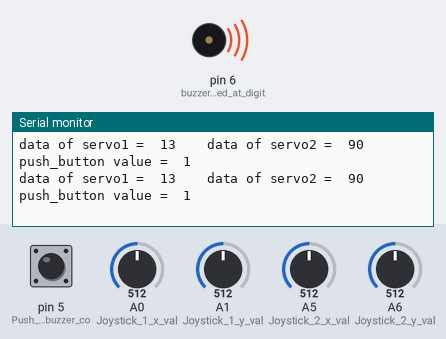
The sketch below on a simulated Arduino Nano, built with avr-gcc and run on an emulated ATmega328P. On the bench: buzzer (waves = sounding), the last lines printed to the serial monitor. The test bench sets the inputs (shaded band); at power-on: A0 (Joystick_1_x_val) = 512, A5 (Joystick_2_x_val) = 512, pin 5 (Push_button_for_buzzer_co) HIGH, A1 (Joystick_1_y_val) = 512, A6 (Joystick_2_y_val) = 512. No radio packets arrive unless stated.

Above: at 4.2 s.
4.3 s: A0 (Joystick_1_x_val) set to 734
At 4.5 s:
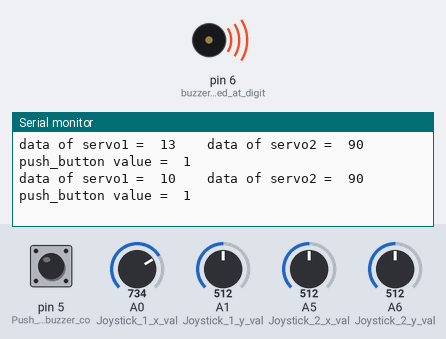
7.3 s: A0 (Joystick_1_x_val) set to 769
At 7.34 s:
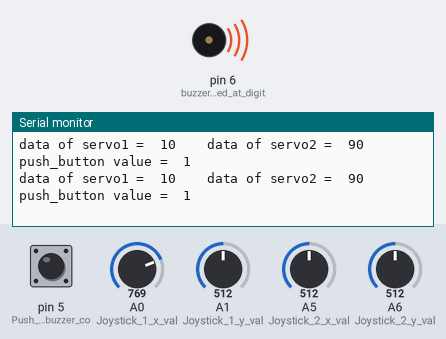
10.3 s: A5 (Joystick_2_x_val) set to 476
At 10.3 s:
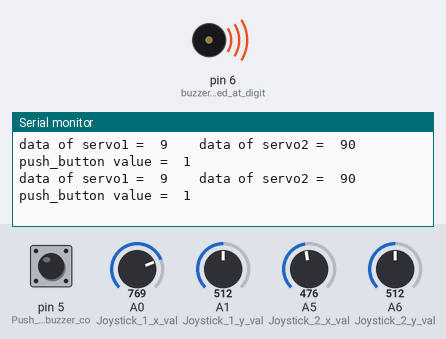
13.3 s: A5 (Joystick_2_x_val) set to 442
At 13.32 s:
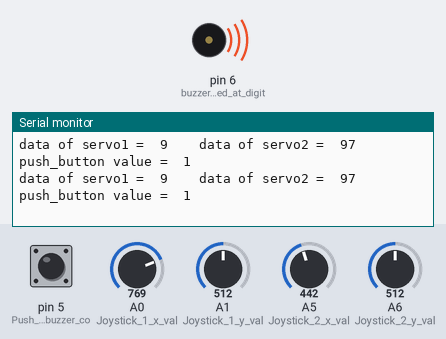
Timing chart, 0 to 16.3 s (numbered marks = the images above; inputs shaded):
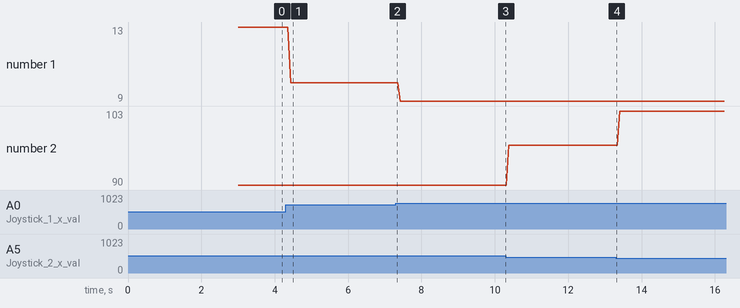

The sketch:

fish_transmitter.ino
```cpp
 /* ▪  * Team Id:      PF#47
 ▪  * Author List:     Harshit Sharma, Aniket nayak, Rohan Shani,Lakshay goyal
 ▪  * Filename:       fish_transmitter
 ▪  * Theme:           PATROL FISH
 ▪  * Functions:       DataPackage,setup(),loop(),buzzer_initial() \
 ▪  * Global Variables:  int joy1_Xval, joy2_Yval, joy1_Yval, joy2_Xval,push_button;
                         const byte address;
                         char back_fin,front_fin;  */
#include<RF24.h>
#include<SPI.h>
#include<nRF24L01.h>
int joy1_Xval, joy2_Yval, joy1_Yval, joy2_Xval,push_button;//returns integer value
const byte address[6]="00010";
char back_fin,front_fin;
RF24 radio(7,8);

/* ▪  * Function Name: DataPackage()
 ▪  * Input:     none
 ▪  * Output:    value of 2 bytes
 ▪  * Logic:     contains data in form of byte(joystick values) for radio communication
 ▪  * Example Call:   DataPackage() */
struct DataPackage{
 byte servo1;
 byte servo2;
};

DataPackage data;

 /* ▪  * Function Name: setup()
 ▪  * Input:     none
 ▪  * Output:    none
 ▪  * Logic:     initiates serial communication and radio communication
                 and reads joystick values
 ▪  * Example Call:   setup() */
void setup() {
  // put your setup code here, to run once:
//data=DataPackage; // creating a variable of the data structure above
Serial.begin(9600);  // setting baud rate = 9600 for communucation
pinMode(6,OUTPUT);  // buzzer connected at digital pin 2 of arduino
pinMode(5,INPUT_PULLUP);  // Push button for buzzer connected to digital pin 5 and pulled up
radio.begin();  // begin radio transmission
radio.openWritingPipe(address);
radio.setPALevel(RF24_PA_MIN);
radio.setDataRate(RF24_250KBPS);
radio.stopListening();
pinMode(A0,INPUT); // Joystick 1 x val
pinMode(A1,INPUT); // Joystick 1 y val
pinMode(A5,INPUT); // Joystick 2 x val
pinMode(A6,INPUT); // Joystick 2 y val
buzzer_initial();  //buzzing buzzer for 3 seconds

}

/* ▪  * Function Name: loop()
 ▪  * Input:     none
 ▪  * Output:    none
 ▪  * Logic:     reads analog values from joysticks continously
 ▪  * Example Call:   loop() */
void loop() {
  // put your main code here, to run repeatedly:
   joy1_Xval=analogRead(A5);
   joy1_Yval=analogRead(A1);
   joy2_Yval=analogRead(A0);
   joy2_Xval=analogRead(A6);
   push_button = digitalRead(5); //declarartion of push_button variable for getting push buttton value
   if(push_button == LOW) // if the buuton is pressed then buzzzer should beep
   {
    buzzer_initial();
   }
data.servo2= map(joy1_Xval,0,1023,180,0);  // mapping analog values to rotate the fish left or right
data.servo1= map(joy2_Yval,0,1023,20,5);  // mapping analog values so that to give reciprocating motion for back fin of motor
  radio.write(&data, sizeof(DataPackage)); //sending data for radio communication
  Serial.print("data of servo1 =  ");
  Serial.print(data.servo1);  //printing data of servo 1 on Serial monitor
  Serial.print("    ");
  Serial.print("data of servo2 =  ");
  Serial.print(data.servo2);  //printing data of servo 2 on Serial monitor
  Serial.print("    ");
  Serial.print("push_button value =  ");
  Serial.println(push_button);  //printing data of push button value on serial monitor


}
/* ▪  * Function Name: buzzer_initial()
 ▪  * Input:     none
 ▪  * Output:    none
 ▪  * Logic:     beeps the buzzer for 3 seconds
 ▪  * Example Call:   buzzer_initial() */
void buzzer_initial(){
analogWrite(6,100);
delay(3000);
analogWrite(6,255);
}
```

Measured:
- after the input at 4.3 s, the serial monitor: prints a new line after 0.13 s (image 1)
- plotted number 1: 13 → 10 after the input at 4.3 s, 10 → 9 after the input at 7.3 s
- plotted number 2: 90 → 97 after the input at 10.3 s, 97 → 103 after the input at 13.3 s
